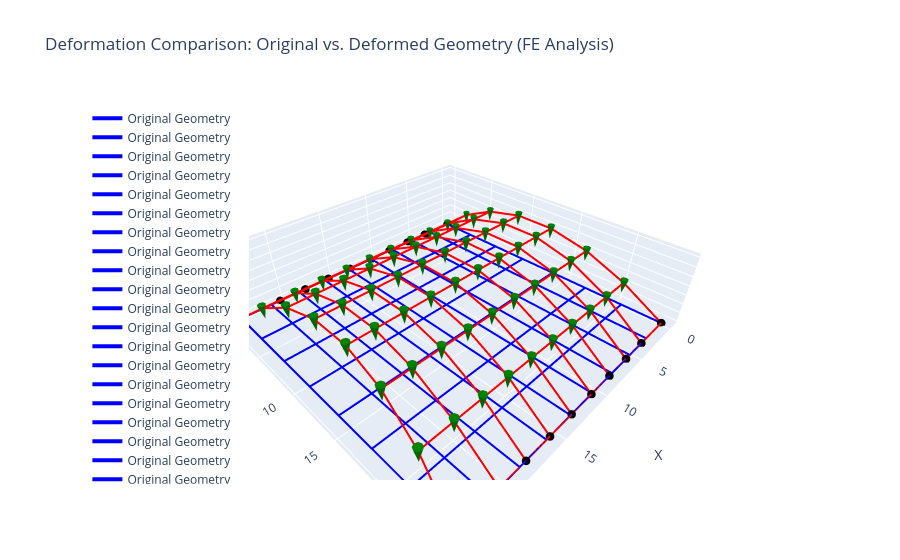

The notebook cell saved with this chart:
### Code cell
#############################################################################################################
## Visualization
# print("Deformed:", new_node_coords)

x_orig = grid_points[:, 0].detach().numpy()
y_orig = grid_points[:, 1].detach().numpy()
z_orig = grid_points[:, 2].detach().numpy()

x_fdm = new_node_coords[:, 0].detach().numpy()
y_fdm = new_node_coords[:, 1].detach().numpy()
z_fdm = new_node_coords[:, 2].detach().numpy()

x_def = New_Coordinates[:, 0].detach().numpy()
y_def = New_Coordinates[:, 1].detach().numpy()
z_def = New_Coordinates[:, 2].detach().numpy()

fig = go.Figure()


for connection in connectivity:
    i, j = connection
    fig.add_trace(go.Scatter3d(
        x=[x_orig[i-1], x_orig[j-1]],
        y=[y_orig[i-1], y_orig[j-1]],
        z=[z_orig[i-1], z_orig[j-1]],
        mode='lines',
        line=dict(color='blue', width=4),
        name='Original Geometry'
    ))


for connection in connectivity:
    i, j = connection
    fig.add_trace(go.Scatter3d(
        x=[x_fdm[i-1], x_def[j-1]],
        y=[y_fdm[i-1], y_def[j-1]],
        z=[z_fdm[i-1], z_def[j-1]],
        mode='lines',
        line=dict(color='red', width=4),
        name='Deformed Geometry'
    ))


# for node in Free_nodes:
#     fig.add_trace(go.Scatter3d(
#         x=[x_def[node-1]],
#         y=[y_def[node-1]],
#         z=[z_def[node-1]],
#         mode='markers+text',
#         marker=dict(size=5, color='green'),
# #         text=[f'Node {node}'],
#         textposition='top center',
#         name=f'Free Node {node}'
#     ))


for node in Free_nodes:
    fig.add_trace(go.Cone(
        x=[x_fdm[node-1]],
        y=[y_fdm[node-1]],
        z=[z_fdm[node-1]],
        u=np.zeros(len(Free_nodes)),  
        v=np.zeros(len(Free_nodes)),  
        w=-np.ones(len(Free_nodes)) * 3.0,  
        sizemode='scaled',
        sizeref=0.5,  # 箭头大小参考值
        colorscale=[[0, 'green'], [1, 'green']],  # 绿色箭头
        showscale=False,
        name='Graivity loads',
        hoverinfo='none'
    ))


for node in Fixed_nodes:
    fig.add_trace(go.Scatter3d(
        x=[x_fdm[node-1]],
        y=[y_fdm[node-1]],
        z=[z_fdm[node-1]],
        mode='markers+text',
        marker=dict(size=5, color='black'),
#         text=[f'Node {node}'],
        textposition='top center',
        name=f'Fixed Node {node}'
    ))    


fig.update_layout(
    scene=dict(
        xaxis_title='X',
        yaxis_title='Y',
        zaxis_title='Z',
        aspectmode='data'
    ),
    title='Deformation Comparison: Original vs. Deformed Geometry (FE Analysis)',
    legend=dict(yanchor="top", y=0.99, xanchor="left", x=0.01)
)

fig.show()

fig.write_html("Y_forces_norm.html")
########################################################################################################################

### Plot the optimization history
fig, ax1 = plt.subplots(figsize=(10, 6))

ax1 = ax1.twinx()
color = 'red'
ax1.set_ylabel('E_strain', color=color)
ax1.plot(range(len(ES_his)), ES_his, label='Total_Es', color=color, linewidth=2, linestyle='--')
ax1.tick_params(axis='y', labelcolor=color)

lines1, labels1 = ax1.get_legend_handles_labels()
ax1.legend(lines1 , labels1, loc='upper right')

plt.title('Total_Es vs. Iterations')

plt.tight_layout()
plt.show()
